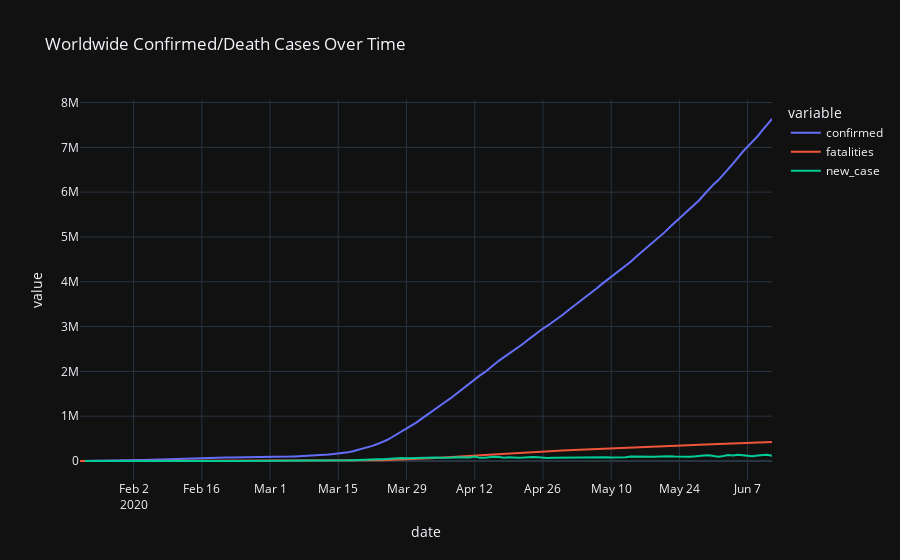

The cell this chart's notebook holds for it:
### Markdown cell above
### 全球確診/死亡案例 (折線圖)

- 2020/4/2 確診人數突破 1M，且死亡人數為 52K
- 2020/5/1 確診人數突破 3.3M，且死亡人數為 238K
- **好消息! 每日新增確診案例曲線從 2020/4/4 開始趨於平緩至今**

### Code cell
fig = px.line(ww_melt_df, x="date", y="value", color='variable', 
              title="Worldwide Confirmed/Death Cases Over Time")
fig.show()

### Figure 1 — Plotly figure (JSON) as saved in the notebook; plotly's stock layout.template omitted (floating-point values rounded to 4 significant figures; data arrays with more than 128 entries replaced by an {"elided": "..."} marker saying what was removed)
{"data": [{"hovertemplate": "variable=confirmed<br>date=%{x}<br>value=%{y}<extra></extra>", "legendgroup": "confirmed", "line": {"color": "#636efa", "dash": "solid"}, "mode": "lines", "name": "confirmed", "orientation": "v", "showlegend": true, "type": "scatter", "x": {"elided": "143 str values"}, "xaxis": "x", "y": {"elided": "143 int values"}, "yaxis": "y"}, {"hovertemplate": "variable=fatalities<br>date=%{x}<br>value=%{y}<extra></extra>", "legendgroup": "fatalities", "line": {"color": "#EF553B", "dash": "solid"}, "mode": "lines", "name": "fatalities", "orientation": "v", "showlegend": true, "type": "scatter", "x": {"elided": "143 str values"}, "xaxis": "x", "y": {"elided": "143 int values"}, "yaxis": "y"}, {"hovertemplate": "variable=new_case<br>date=%{x}<br>value=%{y}<extra></extra>", "legendgroup": "new_case", "line": {"color": "#00cc96", "dash": "solid"}, "mode": "lines", "name": "new_case", "orientation": "v", "showlegend": true, "type": "scatter", "x": {"elided": "143 str values"}, "xaxis": "x", "y": {"elided": "143 int values"}, "yaxis": "y"}], "layout": {"legend": {"title": {"text": "variable"}, "tracegroupgap": 0}, "title": {"text": "Worldwide Confirmed/Death Cases Over Time"}, "xaxis": {"anchor": "y", "domain": [0, 1], "title": {"text": "date"}}, "yaxis": {"anchor": "x", "domain": [0, 1], "title": {"text": "value"}}}}
